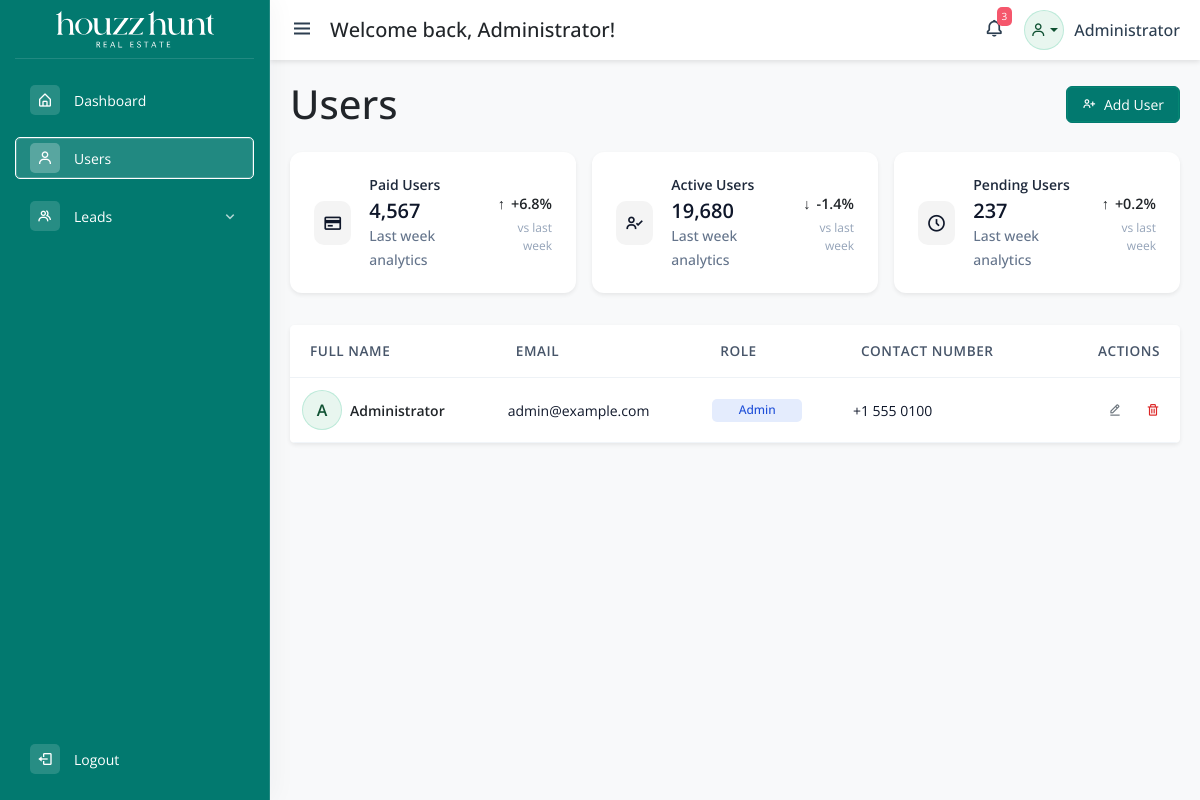
Page /users.php (signed in) on the earlier database version.
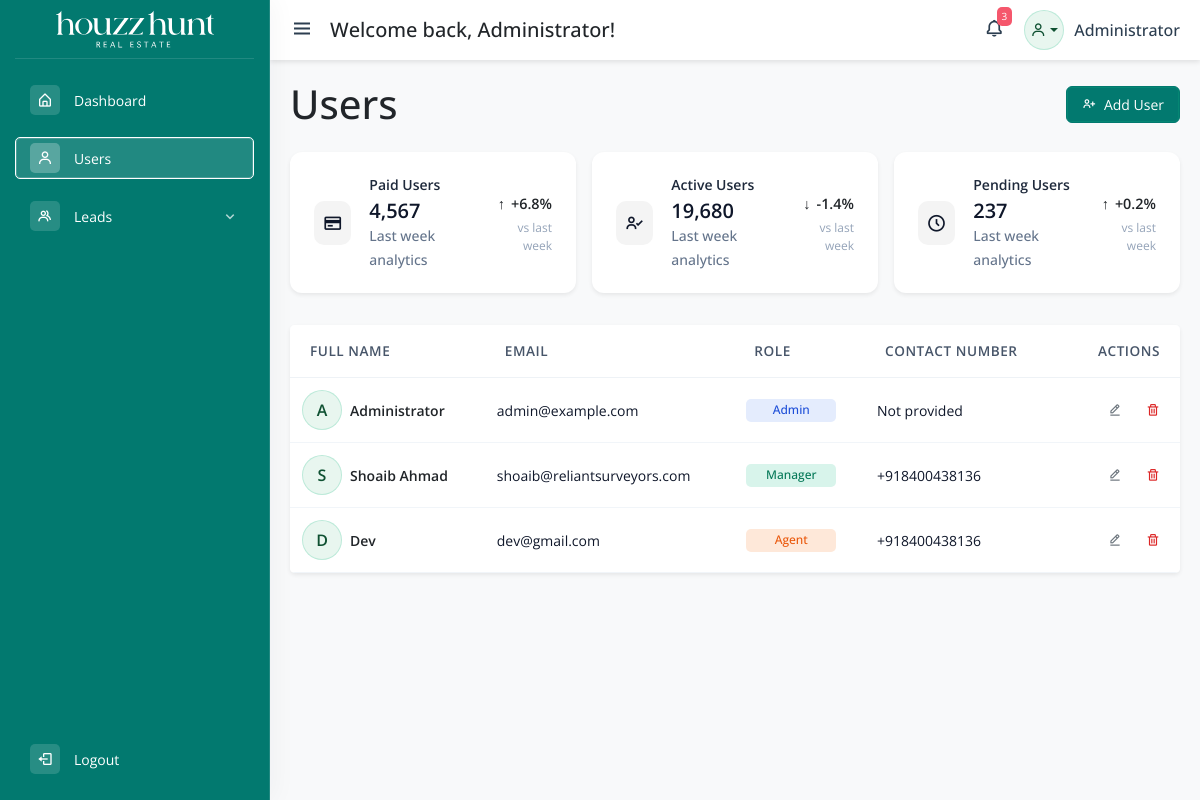
Same page on the later database version.
### tables this page shows
CREATE TABLE `users` (
  `id` int(10) UNSIGNED NOT NULL,
  `full_name` varchar(255) NOT NULL,
  `email` varchar(255) NOT NULL,
  `password_hash` varchar(255) NOT NULL DEFAULT '',
  `contact_number` varchar(30) DEFAULT NULL,
  `role` enum('admin','manager','agent') NOT NULL DEFAULT 'agent',
  `created_at` timestamp NOT NULL DEFAULT current_timestamp(),
  `updated_at` timestamp NOT NULL DEFAULT current_timestamp() ON UPDATE current_timestamp()
);

### users.php (the view, shortened to what this page needs)
<?php
require_once __DIR__ . '/includes/config.php';
$users = [];
$result = $mysqli->query('SELECT id, full_name, email, contact_number, role FROM users ORDER BY id ASC');
if ($result) {
    while ($row = $result->fetch_assoc()) {
        $users[] = $row;
    }
}
?>
<?php include 'includes/common-header.php'; ?>
<div id="adminPanel">
    <?php include 'includes/sidebar.php'; ?>
    <?php include 'includes/topbar.php'; ?>
    <main class="main-content">
        <div class="d-flex justify-content-between align-items-center mb-4">
            <h1 class="mb-0">Users</h1>
            <button type="button" class="btn btn-primary" data-bs-toggle="modal" data-bs-target="#addUserModal">
                <i class="bx bx-user-plus me-1"></i> Add User
            </button>
        </div>
        <div class="row g-3 user-stats">
            <div class="col-12 col-md-6 col-xl-4">
                <div class="stats-card">
                    <div class="stats-card-icon paid">
                        <i class="bx bx-credit-card"></i>
                    </div>
                    <div class="stats-card-body">
                        <span class="stats-label">Paid Users</span>
                        <h2 class="mb-0">4,567</h2>
                        <span class="stats-subtitle">Last week analytics</span>
                    </div>
                    <div class="stats-card-footer">
                        <span class="trend trend-up">+6.8%</span>
                        <span class="comparison">vs last week</span>
                    </div>
                </div>
            </div>
            <div class="col-12 col-md-6 col-xl-4">
                <div class="stats-card">
                    <div class="stats-card-icon active">
                        <i class="bx bx-user-check"></i>
                    </div>
                    <div class="stats-card-body">
                        <span class="stats-label">Active Users</span>
                        <h2 class="mb-0">19,680</h2>
                        <span class="stats-subtitle">Last week analytics</span>
                    </div>
                    <div class="stats-card-footer">
                        <span class="trend trend-down">-1.4%</span>
                        <span class="comparison">vs last week</span>
                    </div>
                </div>
            </div>
            <div class="col-12 col-md-6 col-xl-4">
                <div class="stats-card">
                    <div class="stats-card-icon pending">
                        <i class="bx bx-time-five"></i>
                    </div>
                    <div class="stats-card-body">
                        <span class="stats-label">Pending Users</span>
                        <h2 class="mb-0">237</h2>
                        <span class="stats-subtitle">Last week analytics</span>
                    </div>
                    <div class="stats-card-footer">
                        <span class="trend trend-up">+0.2%</span>
                        <span class="comparison">vs last week</span>
                    </div>
                </div>
            </div>
        </div>
        <div class="card shadow-sm users-card">
            <div class="card-body p-0">
                <div class="table-responsive">
                    <table class="table users-table align-middle mb-0">
                        <thead>
                            <tr>
                                <th scope="col">Full Name</th>
                                <th scope="col">Email</th>
                                <th scope="col">Role</th>
                                <th scope="col">Contact Number</th>
                                <th scope="col" class="text-end">Actions</th>
                            </tr>
                        </thead>
                        <tbody>
                            <?php if (count($users) === 0): ?>
                                <tr>
                                    <td colspan="5" class="text-center text-muted py-4">No users found. Add your first user to get started.</td>
                                </tr>
                            <?php else: ?>
                                <?php foreach ($users as $user): ?>
                                    <tr>
                                        <td>
                                            <?php
                                                $name = trim($user['full_name']);
                                                $initial = '?';
                                                if ($name !== '') {
                                                    if (function_exists('mb_substr')) {
                                                        $initial = mb_substr($name, 0, 1, 'UTF-8');
                                                    } else {
                                                        $initial = substr($name, 0, 1);
                                                    }
                                                }
                                                $initial = strtoupper($initial ?: '?');
                                            ?>
                                            <div class="d-flex align-items-center gap-2">
                                                <div class="user-avatar">
                                                    <span><?php echo htmlspecialchars($initial); ?></span>
                                                </div>
                                                <div>
                                                    <div class="fw-semibold text-dark"><?php echo htmlspecialchars($user['full_name']); ?></div>
                                                </div>
                                            </div>
                                        </td>
                                        <td>
                                            <a href="mailto:<?php echo htmlspecialchars($user['email']); ?>" class="text-decoration-none"><?php echo htmlspecialchars($user['email']); ?></a>
                                        </td>
                                        <td>
                                            <?php
                                                $roleClass = [
                                                    'admin' => 'badge-role-admin',
                                                    'manager' => 'badge-role-manager',
                                                    'agent' => 'badge-role-agent'
                                                ][$user['role']] ?? 'badge-role-default';
                                            ?>
                                            <span class="badge <?php echo $roleClass; ?>">
                                                <?php echo htmlspecialchars(ucfirst($user['role'])); ?>
                                            </span>
                                        </td>
                                        <td>
                                            <?php if (!empty($user['contact_number'])): ?>
                                                <span class=""><?php echo htmlspecialchars($user['contact_number']); ?></span>
                                            <?php else: ?>
                                                <span class="">Not provided</span>
                                            <?php endif; ?>
                                        </td>
                                        <td class="text-end">
                                            <div class="d-flex justify-content-end gap-2">
                                                <button type="button" class="btn btn-sm btn-outline-secondary" title="Edit" data-bs-toggle="modal" data-bs-target="#editUserModal<?php echo $user['id']; ?>">
                                                    <i class="bx bx-edit-alt"></i>
                                                </button>
                                                <form method="post" onsubmit="return confirm('Are you sure you want to delete this user?');">
                                                    <button type="submit" class="btn btn-sm btn-outline-danger" title="Delete">
                                                        <i class="bx bx-trash"></i>
                                                    </button>
                                                </form>
                                            </div>
                                        </td>
                                    </tr>
                                <?php endforeach; ?>
                            <?php endif; ?>
                        </tbody>
                    </table>
                </div>
            </div>
        </div>
    </main>
</div>
<?php include 'includes/common-footer.php'; ?>

### includes/common-header.php (shortened to what this page needs)
<!DOCTYPE html>
<html lang="hi">
<head>
    <link href="https://cdnjs.cloudflare.com/ajax/libs/bootstrap/5.3.0/css/bootstrap.min.css" rel="stylesheet">
    <link rel="stylesheet" href="https://cdn.jsdelivr.net/npm/bootstrap-icons@1.11.3/font/bootstrap-icons.min.css">
    <link href="https://unpkg.com/boxicons@2.1.4/css/boxicons.min.css" rel="stylesheet">
    <link href="assets/css/style.css" rel="stylesheet">
    <link rel="stylesheet" href="https://cdn.jsdelivr.net/npm/choices.js/public/assets/styles/choices.min.css">
</head>
<body>

### includes/sidebar.php (shortened to what this page needs)
<aside class="sidebar" id="sidebar">
    <div class="sidebar-brand">
        <a href="index.php"> <img src="assets/images/logo/green-logo.svg" alt=""></a>
    </div>
    <nav class="sidebar-nav">
        <ul class="sidebar-menu">
            <li>
                <a href="index.php" class="sidebar-link">
                    <span class="sidebar-icon"><i class="bx bx-home-alt"></i></span>
                    <span class="sidebar-text">Dashboard</span>
                </a>
            </li>
            <li>
                <a href="users.php" class="sidebar-link">
                    <span class="sidebar-icon"><i class="bx bx-user"></i></span>
                    <span class="sidebar-text">Users</span>
                </a>
            </li>
            <li class="sidebar-dropdown">
                <button type="button" class="sidebar-link sidebar-dropdown-toggle">
                    <span class="sidebar-icon"><i class="bx bx-group"></i></span>
                    <span class="sidebar-text">Leads</span>
                    <i class="bx bx-chevron-down sidebar-dropdown-arrow"></i>
                </button>
            </li>
            <li class="sidebar-logout mt-auto">
                <a href="logout.php" class="sidebar-link" onclick="return confirm('Are you sure you want to logout?')">
                    <span class="sidebar-icon"><i class="bx bx-log-out"></i></span>
                    <span class="sidebar-text">Logout</span>
                </a>
            </li>
        </ul>
    </nav>
</aside>

### includes/topbar.php (shortened to what this page needs)
<?php $displayName = $_SESSION['username'] ?? 'User'; ?>
<header class="topbar">
    <div class="topbar-left">
        <button class="toggle-btn" onclick="toggleSidebar()">
            <i class="bx bx-menu"></i>
        </button>
        <h5 class="mb-0 ms-3">Welcome back, <?php echo htmlspecialchars($displayName); ?>!</h5>
    </div>
    <div class="topbar-right">
        <div class="notification-icon">
            <i class="bx bx-bell"></i>
            <span class="badge-notification">3</span>
        </div>
        <div class="user-profile dropdown">
            <div class="user-avatar dropdown-toggle" data-bs-toggle="dropdown" aria-expanded="false" aria-label="Open user menu">
                <i class="bx bx-user" aria-hidden="true"></i>
            </div>
            <span class="user-name"><?php echo htmlspecialchars(ucfirst($displayName)); ?></span>
        </div>
    </div>
</header>

### includes/common-footer.php (shortened to what this page needs)
</body>
</html>

Differences in the rows shown:
changed users "Administrator": contact_number "+1 555 0100" → (not shown); now shows "Not provided"
added users: full_name "S", full_name "Shoaib Ahmad", email "shoaib@reliantsurveyors.com", role "Manager", contact_number "+918400438136"
added users: full_name "D", full_name "Dev", email "dev@gmail.com", role "Agent", contact_number "+918400438136"
